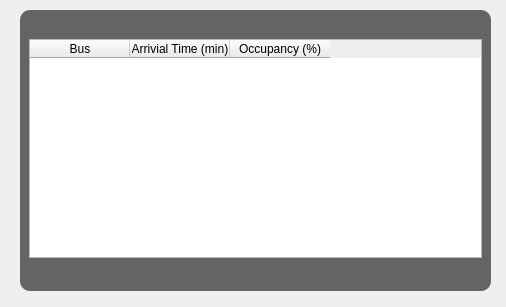
<?xml version="1.0" encoding="UTF-8"?>
<ui version="4.0">
 <class>BusStopPopUp</class>
 <widget class="QWidget" name="BusStopPopUp">
  <property name="geometry">
   <rect>
    <x>0</x>
    <y>0</y>
    <width>506</width>
    <height>307</height>
   </rect>
  </property>
  <property name="windowTitle">
   <string>BusStop</string>
  </property>
  <property name="autoFillBackground">
   <bool>false</bool>
  </property>
  <widget class="QPushButton" name="closeButton">
   <property name="geometry">
    <rect>
     <x>10</x>
     <y>0</y>
     <width>29</width>
     <height>29</height>
    </rect>
   </property>
   <property name="styleSheet">
    <string notr="true">border:none;</string>
   </property>
   <property name="text">
    <string/>
   </property>
   <property name="icon">
    <iconset resource="../icons.qrc">
     <normaloff>:/icons/images/closeButton.png</normaloff>:/icons/images/closeButton.png</iconset>
   </property>
   <property name="iconSize">
    <size>
     <width>22</width>
     <height>22</height>
    </size>
   </property>
  </widget>
  <widget class="QGroupBox" name="verticalGroupBox">
   <property name="geometry">
    <rect>
     <x>20</x>
     <y>10</y>
     <width>471</width>
     <height>281</height>
    </rect>
   </property>
   <property name="styleSheet">
    <string notr="true">QGroupBox{
background-color:rgb(100, 100, 100);
border-style: outset;s
border-width: 2px;
border-radius: 10px;
border-color: beige;
}</string>
   </property>
   <layout class="QVBoxLayout" name="verticalLayout">
    <item>
     <widget class="QLabel" name="busStopName">
      <property name="font">
       <font>
        <weight>75</weight>
        <bold>true</bold>
       </font>
      </property>
      <property name="styleSheet">
       <string notr="true">color:white;</string>
      </property>
      <property name="text">
       <string/>
      </property>
      <property name="alignment">
       <set>Qt::AlignCenter</set>
      </property>
     </widget>
    </item>
    <item>
     <widget class="QTableWidget" name="tableInfo">
      <attribute name="horizontalHeaderCascadingSectionResizes">
       <bool>false</bool>
      </attribute>
      <attribute name="horizontalHeaderShowSortIndicator" stdset="0">
       <bool>false</bool>
      </attribute>
      <attribute name="horizontalHeaderStretchLastSection">
       <bool>false</bool>
      </attribute>
      <attribute name="verticalHeaderStretchLastSection">
       <bool>false</bool>
      </attribute>
      <column>
       <property name="text">
        <string>Bus</string>
       </property>
      </column>
      <column>
       <property name="text">
        <string>Arrivial Time (min)</string>
       </property>
      </column>
      <column>
       <property name="text">
        <string>Occupancy (%)</string>
       </property>
      </column>
     </widget>
    </item>
    <item>
     <widget class="QLabel" name="crowdLabel">
      <property name="font">
       <font>
        <pointsize>12</pointsize>
       </font>
      </property>
      <property name="styleSheet">
       <string notr="true">color:white;</string>
      </property>
      <property name="text">
       <string/>
      </property>
      <property name="alignment">
       <set>Qt::AlignRight|Qt::AlignTrailing|Qt::AlignVCenter</set>
      </property>
     </widget>
    </item>
   </layout>
  </widget>
  <zorder>verticalGroupBox</zorder>
  <zorder>closeButton</zorder>
 </widget>
 <resources>
  <include location="../icons.qrc"/>
 </resources>
 <connections/>
</ui>
